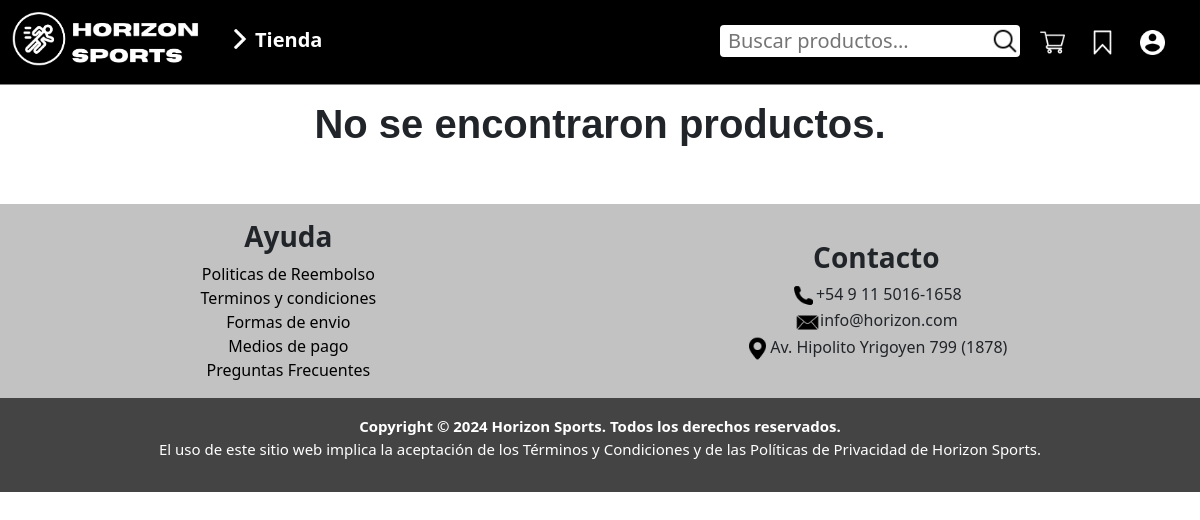
The app's page /pagina/busqueda.php, older data.
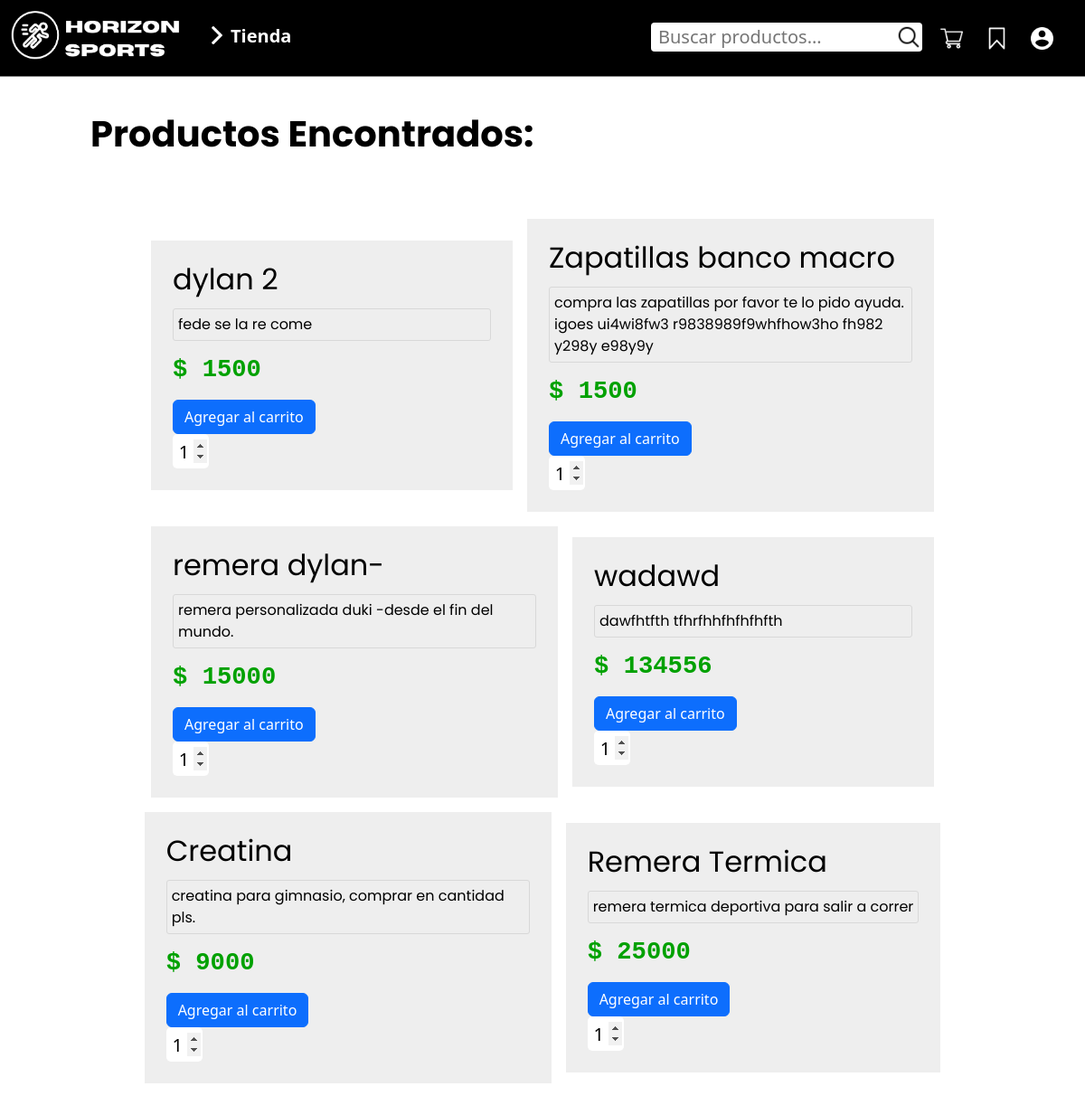
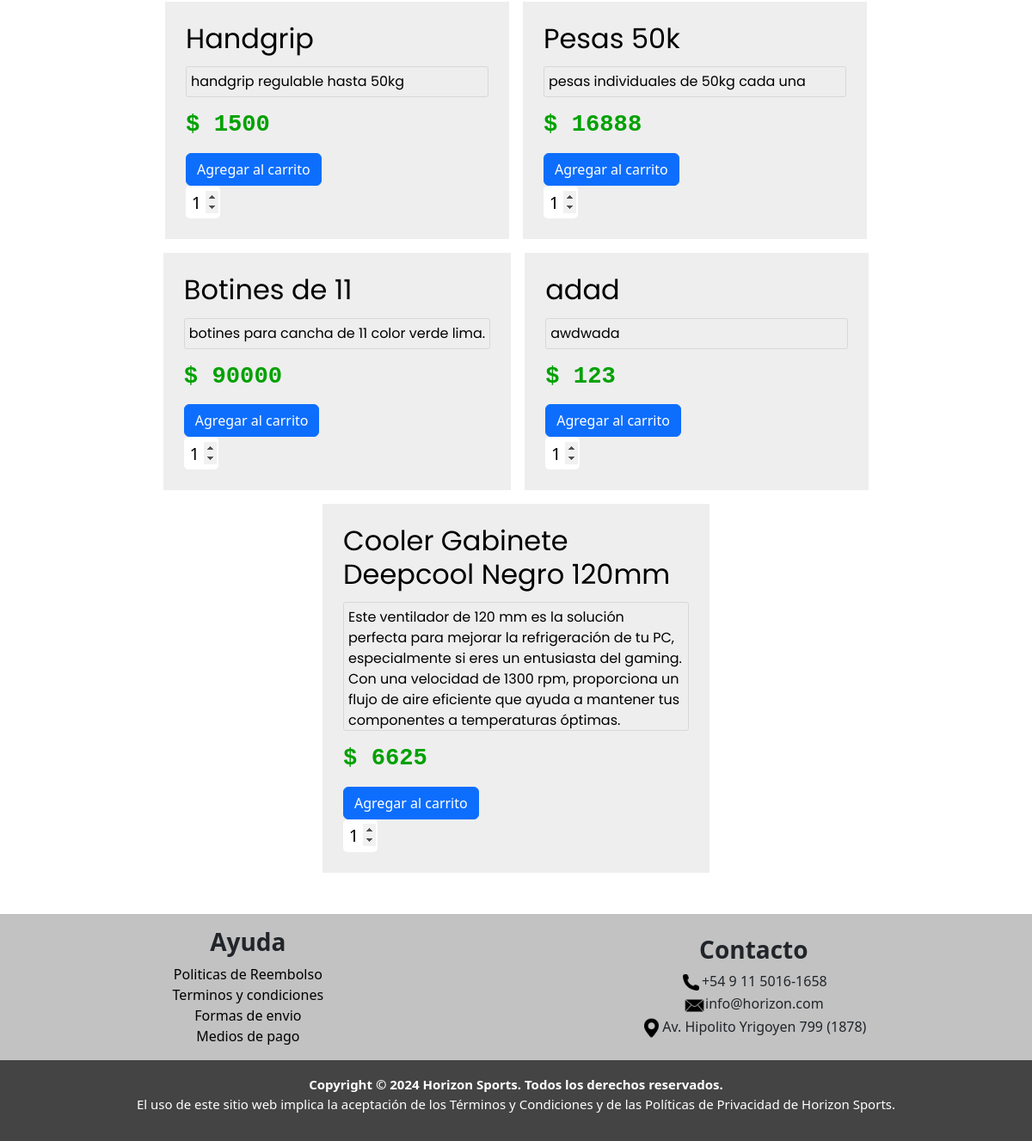
The same page, newer data (2 pictures, top to bottom).
### tables this page shows
CREATE TABLE IF NOT EXISTS `productos` (
  `id_productos` int(11) NOT NULL AUTO_INCREMENT,
  `nombre_producto` varchar(100) NOT NULL,
  `precio` int(50) NOT NULL,
  `descripcion` text NOT NULL,
  `categoria` varchar(50) NOT NULL,
  PRIMARY KEY (`id_productos`)
);

### pagina/busqueda.php (the view, shortened to what this page needs)
<!DOCTYPE html>
<html lang="es">
<head>
  <link
    href="https://cdn.jsdelivr.net/npm/bootstrap@5.3.3/dist/css/bootstrap.min.css"
    rel="stylesheet"
 />
  <link href="https://fonts.cdnfonts.com/css/codec-pro" rel="stylesheet">
  <link rel="stylesheet" href="index_css/menu.css">
  <link rel="stylesheet" href="index_css/header.css" />
  <link rel="stylesheet" href="index_css/style.css">
  <link rel="stylesheet" href="tienda/Lista_prod.css">
</head>
<body id="body" class="h-100 d-flex flex-column">
  <?php
  include("../header.php");
  ?>
  <div class="espacio">
  </div>
  <?php
  include("conexion.php");
  $sql = "SELECT * FROM productos WHERE nombre_producto LIKE '%$buscar%' OR descripcion LIKE '%$buscar%'";
  $resultado = $conn->query($sql);
  if ($resultado->num_rows > 0) {
  ?>
    <div class="content d-flex flex-column">
      <h1 class="h1-resultados poppins-bold offset-1 mt-4">Productos Encontrados:</h1>
      <div class="container d-flex justify-content-center align-items-center flex-wrap gap-3">
        <?php
        while ($row = $resultado->fetch_assoc()) {
        ?>
                  <div class="tarjeta-busqueda p-4">
                    <h3 class="titproducto poppins-regular">
                    <?php echo htmlspecialchars($row["nombre_producto"]); ?>
                    </h3>
                    <p class="poppins-regular">
                    <?php echo htmlspecialchars($row["descripcion"]); ?>
                    </p>
                    <h3 class="precio">$
                    <?php echo htmlspecialchars($row["precio"]); ?>
                    </h3>
                    <?php
                    if ($_SESSION['permisos'] != 'admin'){ ?>
                      <div class="d-flex align-items-center gap-1 mt-3">
                           <form method="get" action="anadircarrito.php" class="col-8 col-sm-6">
                            <?php echo '<input type="hidden" name="nombre" value="' . htmlspecialchars($row["nombre_producto"]) . '">'; ?>                        <input type="submit" class="btn btn-primary" value="Agregar al carrito">
                            <input type="number" name="cantidad" class="enviar" min="1" value="1">
                        </form>
                      </div>
                   <?php } ?>
                </div>
                 <?php } ?>
              </div>
      </div>
    <footer class="w-100 mt-5">
      <div class="footer-superior d-flex justify-content-around align-items-center flex-row">
        <div class="mt-3">
          <ul class="d-md-flex justify-content-center align-items-center flex-column">
            <li>
              <h3><b>Ayuda</b></h3>
            <li><a href="faq.php">Politicas de Reembolso</a></li>
            <li><a href="tyc.php">Terminos y condiciones</a></li>
            <li><a href="faq.php">Formas de envio</a></li>
            <li><a href="faq.php">Medios de pago</a></li>
          </ul>
        </div>
        <div class="text-end mt-3 me-4">
          <ul class="d-md-flex justify-content-center align-items-center flex-column">
            <li>
              <h3><b>Contacto</b></h3>
            </li>
            <li><img src="imgs/footer/llamar.png" alt="telefono.png">+54 9 11 5016-1658</li>
            <li><img src="imgs/footer/correo.png" alt="correo.png">info@horizon.com</li>
            <li><img src="imgs/footer/pasador-de-ubicacion.png" alt="ubicacion.png">Av. Hipolito Yrigoyen 799 (1878)</li>
          </ul>
        </div>
      </div>
      <div class="footer-inferior text-white text-center p-3">
        <b>Copyright © 2024 Horizon Sports. Todos los derechos reservados.</b>
        <p>El uso de este sitio web implica la aceptación de los Términos y Condiciones y de las Políticas de Privacidad de Horizon Sports.</p>
      </div>
    </footer>
  <?php
  }else {
  ?>
    <h1 class="text-center">No se encontraron productos.</h1>
    <footer class="w-100 mt-5">
      <div class="footer-superior d-flex justify-content-around align-items-center flex-row">
        <div class="mt-3">
          <ul class="d-md-flex justify-content-center align-items-center flex-column">
            <li><h3><b>Ayuda</b></h3>
            <li><a href="faq.php">Politicas de Reembolso</a></li>
            <li><a href="tyc.php">Terminos y condiciones</a></li>
            <li><a href="faq.php">Formas de envio</a></li>
            <li><a href="faq.php">Medios de pago</a></li>
            <li><a href="faq.php">Preguntas Frecuentes</a></li>
          </ul>
        </div>
        <div class="text-end mt-3 me-4">
          <ul class="d-md-flex justify-content-center align-items-center flex-column">
            <li><h3><b>Contacto</b></h3></li>
            <li><img src="imgs/footer/llamar.png" alt="telefono.png">+54 9 11 5016-1658</li>
            <li><img src="imgs/footer/correo.png" alt="correo.png">info@horizon.com</li>
            <li><img src="imgs/footer/pasador-de-ubicacion.png" alt="ubicacion.png">Av. Hipolito Yrigoyen 799 (1878)</li>
          </ul>
        </div>
      </div>
      <div class="footer-inferior text-white text-center p-3">
        <b>Copyright © 2024 Horizon Sports. Todos los derechos reservados.</b>
        <p>El uso de este sitio web implica la aceptación de los Términos y Condiciones y de las Políticas de Privacidad de Horizon Sports.</p>
      </div>
    </footer>
  <?php
  }
  ?>
</body>
</html>

### header.php (shortened to what this page needs)
<header
  class="d-flex justify-content-center align-items-center flex-column p-0 position-fixed flex-md-row">
  <div class="d-none justify-content-center align-items-center d-md-flex sm-horizon">
    <a href="index.php"><img src="imgs/desktop/Desktop.png" alt="icon.png" class="sm-icon" /></a>
  </div>
  <form
    action="busqueda.php"
    method="POST"
    class="d-flex justify-content-center align-items-center flex-row mb-3 p-0 rounded-1">
    <input
      type="search"
      name="buscar"
      placeholder="Buscar productos..."
      class="ps-2 m-0"
      required />
    <button class="rounded-5">
      <img src="imgs/lupa.png" alt="lupa.png" class="p-0 m-0" />
    </button>
  </form>
  <div class="d-none d-md-flex dekstop-menu">
    <p onclick="desplegarDesktop()"><img src="imgs/flecha-derecha.png" alt="flecha">Tienda</p>
    <div class="d-flex user-menu-desktop">
      <ul class="d-flex justify-content-center align-items-center">
        <li><a href="carrito.php"><img src="imgs/carrito-de-compras.png" alt="carrito.png"></a></li>
        <li><a href="favoritos.php"><img src="imgs/guardado.png" alt="guardado.png"></a></li>
        <li onclick="desplegarPerfil()"><img src="imgs/user.png" alt="inicio.png"></li>
      </ul>
    </div>
  </div>
</header>

### pagina/index_css/menu.css (style rules this page uses)
.dekstop-menu { color: white; }
.dekstop-menu p { font-weight: bold; position: absolute; top: 30px; left: 210px; font-size: 15px; }
.dekstop-menu img { filter: invert(100%); margin-bottom: 5px; margin-right: 5px; width: 20px; }
@media (min-width: 850px) { .dekstop-menu p { top: 25px; left: 230px; font-size: 20px; } }
.user-menu-desktop { position: absolute; right: 30px; top: 30px; }
.user-menu-desktop ul { list-style: none; gap: 20px; }
.user-menu-desktop ul li img { cursor: pointer; width: 25px; height: 25px; }
.user-menu-desktop ul li a img { width: 25px; height: 25px; }

### pagina/index_css/header.css (style rules this page uses)
header { width: 100%; max-width: 100%; height: 115px; background: black; z-index: 10; border-bottom: 1px solid gray; }
h1 { font-family: "Horizon", sans-serif; font-weight: bold; }
header form { background: white; width: 90%; max-width: 300px; }
header form button { cursor: pointer; border: none; background: white; padding: 0; }
img[src="imgs/lupa.png"], img[src="../imgs/lupa.png"] { width: 30px; height: 30px; }
header form input { font-size: 20px; width: 100%; background: none; border: none; }
@media (min-width: 768px) { header { height: 85px; } }
@media (min-width: 768px) { header form { position: absolute; top: 25px; right: 180px; } }
header .sm-icon { background: black; width: 200px; max-width: 100%; position: absolute; left: 10px; top: 10px; }
header .sm-horizon { height: 50px; }

### pagina/index_css/style.css (style rules this page uses)
html, body { height: 100%; margin: 0; }
body { display: flex; flex-direction: column; }
.content { flex: 1; }
body { overflow-x: hidden; }
.h1-resultados { height: 110px; color: rgb(0, 0, 0); }
.tarjeta-busqueda { background: #eeeeee; min-height: 250px; min-width: 400px; max-width: 450px; }
.tarjeta-busqueda p { max-height: 150px; border: 1px solid rgb(216, 216, 216); border-radius: 3px; padding: 5px; }
footer { background: black; }
.footer-superior { background: #C2C2C2; }
.footer-superior img { width: 25px; }
.footer-superior ul { list-style: none; }
.footer-superior a { color: black; text-decoration: none; }
.footer-inferior { background: #444444; }
.footer-inferior p, .footer-inferior b { font-size: 15px; }

### pagina/tienda/Lista_prod.css (style rules this page uses)
.precio { font-weight: bold; margin-top: 15px; }
.precio { margin-bottom: 13px; }
@media (min-width: 576px) { .precio { font-size: 1.5em; } }
@media (min-width: 756px) { .precio { font-size: 1.7em; } }
.poppins-regular { font-family: "Poppins", sans-serif; font-weight: 400; font-style: normal; color: black; }
.poppins-bold { font-family: "Poppins", sans-serif; font-weight: 700; font-style: normal; color: black; }
.titproducto { margin-bottom: 13px; }
@media (min-width: 576px) { .titproducto { font-size: 1.4em; } }
@media (min-width: 756px) { .titproducto { font-size: 2em; } }
.precio { color: rgb(0, 161, 0); font-family:'Courier New', Courier, monospace; }
.enviar { text-align: center; font-size: 20px; height: 38px; width: 40px; border-radius: 5px; border: none; }
.espacio { padding-top: 100px; }

Row changes from the older to the newer data that the page shows:
added productos: nombre_producto "dylan 2", descripcion "fede se la re come", precio "1500"
added productos: nombre_producto "Zapatillas banco macro", descripcion "compra las zapatillas por favor te lo pido ayuda. igoes ui4wi8fw3 r9838989f9whfhow3ho fh982 y298y e98y9y", precio "1500"
added productos: nombre_producto "remera dylan-", descripcion "remera personalizada duki -desde el fin del mundo.", precio "15000"
added productos: nombre_producto "wadawd", descripcion "dawfhtfth tfhrfhhfhfhfhfth", precio "134556"
added productos: nombre_producto "Creatina", descripcion "creatina para gimnasio, comprar en cantidad pls.", precio "9000"
added productos: nombre_producto "Remera Termica", descripcion "remera termica deportiva para salir a correr", precio "25000"
added productos: nombre_producto "Handgrip", descripcion "handgrip regulable hasta 50kg", precio "1500"
added productos: nombre_producto "Pesas 50k", descripcion "pesas individuales de 50kg cada una", precio "16888"
added productos: nombre_producto "Botines de 11", descripcion "botines para cancha de 11 color verde lima.", precio "90000"
added productos: nombre_producto "adad", descripcion "awdwada", precio "123"
added productos: nombre_producto "Cooler Gabinete Deepcool Negro 120mm", descripcion "Este ventilador de 120 mm es la solución perfecta para mejorar la refrigeración de tu PC, especialmente si eres un entusiasta del gaming. Con una velocidad de 1300 rpm, proporciona un flujo de aire eficiente que ayuda a mantener tus componentes a temperaturas óptimas.", precio "6625"
Text that changed along with them:
text no longer shown: "No se encontraron productos. Preguntas Frecuentes"
text now shown: "Productos Encontrados:"
